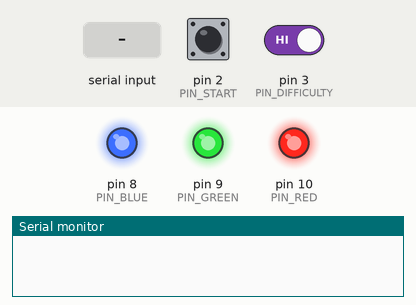
Recording of a program running on a simulated Arduino Uno, built with avr-gcc and run on an emulated ATmega328P. On the bench: output pins drawn as LEDs (lit = HIGH), the last lines printed to the serial monitor. The test bench sets the inputs (shaded band); at power-on: pin 2 (PIN_START) HIGH, pin 3 (PIN_DIFFICULTY) HIGH. Random numbers use the default seed unless the program sets one.

Above: at 1.2 s.
1.3 s: pin 2 (PIN_START) pulled LOW for 0.15 s
At 1.7 s:
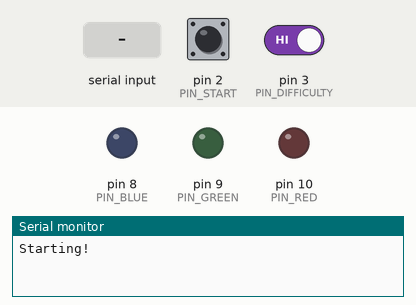
4.4 s: "1" received over Serial
At 5.7 s:
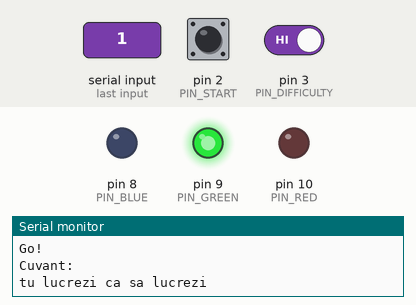
6.7 s: pin 2 (PIN_START) pulled LOW for 1 s
At 7.1 s:
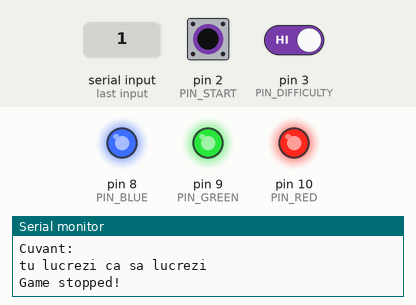
13.3 s: pin 2 (PIN_START) driven LOW and pin 3 (PIN_DIFFICULTY) driven LOW
At 16.8 s:
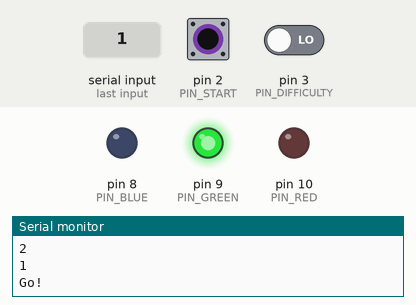
Timing chart, 0 to 48.7 s (numbered marks = the images above; inputs shaded):
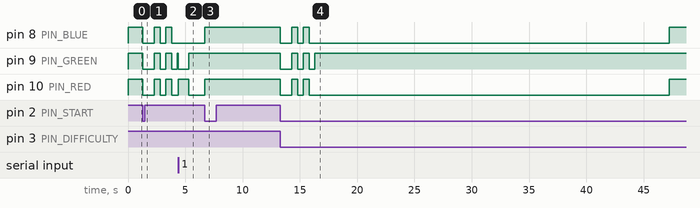

Measured:
- after the input at 1.3 s, pin 8 (PIN_BLUE), pin 10 (PIN_RED): goes LOW 1.0 s, HIGH 0.50 s, LOW 0.50 s, HIGH 0.50 s, then LOW, starting at once; pin 9 (PIN_GREEN): HIGH → LOW at once, then repeats every 1.0 s: HIGH 0.50 s, LOW 0.50 s
- after the input at 4.4 s, pin 9 (PIN_GREEN): HIGH → LOW at once, → HIGH 0.89 s later; pin 10 (PIN_RED): LOW → HIGH at once, → LOW 0.89 s later
- after the input at 6.7 s, pin 8 (PIN_BLUE), pin 10 (PIN_RED): LOW → HIGH at once
- after the input at 13.3 s, pin 8 (PIN_BLUE), pin 10 (PIN_RED): goes LOW 1.0 s, HIGH 0.50 s, LOW 0.50 s, HIGH 0.50 s, LOW 31.4 s, then HIGH, starting at once; pin 9 (PIN_GREEN): HIGH → LOW at once, then repeats every 1.0 s: HIGH 0.50 s, LOW 0.50 s, until it stays HIGH from 16.3 s

The program:

main.cpp
```cpp
#include <Arduino.h>
#include <ctype.h>
#include <dictionary.h>

#define PIN_RED 10
#define PIN_GREEN 9
#define PIN_BLUE 8
#define PIN_START 2
#define PIN_DIFFICULTY 3

#define TIMER_BASE_COUNT 62500 // 16MHz / 256 / 1Hz = 62500
#define SERIAL_BAUD 9600

#define BUTTON_DEBOUNCE_DELAY 500
#define INITIAL_BLINK_DURATION 500
#define INITIAL_DURATION 3000

#define TOTAL_GAME_TIME 30
#define EASY_MODE_TIME 10
#define MEDIUM_MODE_TIME 5
#define HARD_MODE_TIME 3

volatile int remainingWordTime = EASY_MODE_TIME; // default word time
volatile unsigned int remainingGameTime = TOTAL_GAME_TIME;

unsigned long lastStartStopTime = 0;
unsigned long lastDifficultyChangeTime = 0;
unsigned long blinkTimer = 0;
unsigned long startTime = 0;

unsigned int blinkCount = 0;
unsigned int correctGuesses = 0;

bool startStopPressed = false;
bool difficultyPressed = false;
bool requestNewWord = false;
bool gameFinished = false;

String activeWord;
String playerInput = "";
String serialBuffer = "";

enum GamePhase {
    PHASE_IDLE,
    PHASE_STARTING,
    PHASE_RUNNING
};

enum LevelDifficulty {
    DIFFICULTY_EASY,
    DIFFICULTY_MEDIUM,
    DIFFICULTY_HARD
};

GamePhase currentPhase;
LevelDifficulty currentDifficulty;

void handleIdlePhase();
void handleStartingPhase();
void handleRunningPhase();
void generateNewWord();
void switchToIdle();
void switchToStart();
void switchToRunning();
void processStartButton();
void processDifficultyButton();
void resetLEDs();
void lightWhiteLED();
void lightGreenLED();
void lightRedLED();
void changeDifficulty();

ISR(TIMER1_COMPA_vect) {
    // Timer interrupt handler to keep track of the remaining time for the word and the game
    if (currentPhase != PHASE_RUNNING)
        return;

    remainingWordTime--;
    remainingGameTime--;

    if (remainingWordTime <= 0)
        requestNewWord = true;

    if (remainingGameTime == 0)
        gameFinished = true;
}

void setup() {
    // Set up the pins for the LEDs
    pinMode(PIN_RED, OUTPUT);
    pinMode(PIN_GREEN, OUTPUT);
    pinMode(PIN_BLUE, OUTPUT);

    // Set up the buttons
    pinMode(PIN_START, INPUT_PULLUP);
    pinMode(PIN_DIFFICULTY, INPUT_PULLUP);

    // Attach interrupts to buttons to detect presses
    attachInterrupt(digitalPinToInterrupt(PIN_START), processStartButton, FALLING);
    attachInterrupt(digitalPinToInterrupt(PIN_DIFFICULTY), processDifficultyButton, FALLING);

    // Initialize serial communication
    Serial.begin(SERIAL_BAUD);
    switchToIdle(); // Start the game in the idle phase

    randomSeed(analogRead(0));

    noInterrupts(); // Disable interrupts while setting up the timer

    TCCR1A = 0; // normal mode
    TCCR1B = 0; // stop the timer while setting it up

    TCNT1 = TIMER_BASE_COUNT; // Set the initial value for the timer (1Hz)
    TCCR1B |= (1 << CS12); // Set the prescaler to divide the frequency by 256
    TIMSK1 |= (1 << OCIE1A); // Enable interrupt on compare match

    interrupts(); // Enable interrupts after setting up the timer
}

// specific Arduino function to handle serial events
void serialEvent() {
    while (Serial.available())
        serialBuffer += (char)Serial.read();
}

void loop() {
    switch (currentPhase) {
        case PHASE_IDLE:
            handleIdlePhase();
            break;
        case PHASE_STARTING:
            handleStartingPhase();
            break;
        case PHASE_RUNNING:
            handleRunningPhase();
            break;
    }
}

void handleIdlePhase() {
    if (startStopPressed) {
        switchToStart();
        Serial.println(F("\nStarting!"));
        startStopPressed = false; // reset the flag
    }

    if (difficultyPressed) {
        changeDifficulty();
        difficultyPressed = false; // reset the flag
    }
}

void handleStartingPhase() {
    blinkTimer = millis() - startTime; // calculate the time elapsed since the start of the phase

    if (blinkTimer > INITIAL_BLINK_DURATION * blinkCount) {
        // alternate between lighting up the white LEDs and displaying the countdown
        if (blinkCount % 2 == 0) {
            lightWhiteLED();
        } else {
            resetLEDs();
            // Display the countdown on the serial monitor
            int countdown = 3 - blinkCount / 2;
            if (countdown > 0) {
                Serial.println(countdown);
            }
        }
        blinkCount++;
    }

    if (blinkTimer > INITIAL_DURATION) { // after the initial duration, switch to the running phase
        Serial.println(F("\nGo!"));
        switchToRunning();
    }
}

void handleRunningPhase() {
    if (startStopPressed) {
        Serial.println(F("\nGame stopped!"));
        switchToIdle();
        startStopPressed = false;
    }

    if (requestNewWord) {
        generateNewWord();
        requestNewWord = false;
    }

    if (gameFinished) {
        Serial.println(F("\nGame over!"));
        Serial.print(F("Ai ghicit "));

        if (correctGuesses == 1)
            Serial.println(F("un singur cuvant!"));
        else if (correctGuesses < 20) {
            Serial.print(correctGuesses);
            Serial.println(F(" cuvinte!"));
        } else {
            Serial.print(correctGuesses);
            Serial.println(F(" de cuvinte!"));
        }

        switchToIdle();
        gameFinished = false; // because the game is over
    }

    if (serialBuffer.length() > 0) {
        char inputChar = serialBuffer.charAt(0); // get the first character from the serial buffer
        serialBuffer.remove(0, 1); // remove the first character from the serial buffer because it was processed already

        if (inputChar == '\b' && playerInput.length() > 0) {
            // when backspace is pressed, remove the last character from the player input string and light up the LEDs based on the input correctness
            playerInput.remove(playerInput.length() - 1);
            if (activeWord.startsWith(playerInput)) {
                lightGreenLED();
            }
            else if (playerInput.length() >= activeWord.length() || !activeWord.startsWith(playerInput)) { // if the input is longer than the active word or incorrect
                lightRedLED();
            }
        } else if (isalpha(inputChar) || isdigit(inputChar) || ispunct(inputChar) || inputChar == ' ') {
            // only process alphabetic characters and spaces (for multi-word phrases)
            inputChar = tolower(inputChar);
            playerInput += inputChar;

            // check if the player input matches the active word
            if (playerInput.equals(activeWord)) {
                correctGuesses++;
                Serial.println(F("\nCorect!"));
                requestNewWord = true;
                serialBuffer = ""; // reset the serial buffer for the next word
                playerInput = ""; // reset the player input for the next word
            }

            if (activeWord.startsWith(playerInput)) {
                lightGreenLED();
            } else {
                lightRedLED();
            }
        } else {
            // reset the player input if the character is not alphabetic
            serialBuffer = "";
        }
    }
}

void processStartButton() {
    unsigned long currentTime = millis();
    if (currentTime - lastStartStopTime > BUTTON_DEBOUNCE_DELAY) {
        startStopPressed = true;
        lastStartStopTime = currentTime;
    }
}

void processDifficultyButton() {
    if (currentPhase != PHASE_IDLE)
        return;

    // debounce the button press
    unsigned long currentTime = millis();
    if (currentTime - lastDifficultyChangeTime > BUTTON_DEBOUNCE_DELAY) {
        difficultyPressed = true;
        lastDifficultyChangeTime = currentTime;
    }
}

void changeDifficulty() {
    if (currentPhase != PHASE_IDLE)
        return;

    switch (currentDifficulty) {
        case DIFFICULTY_EASY:
            currentDifficulty = DIFFICULTY_MEDIUM;
            Serial.println((const __FlashStringHelper*)pgm_read_word(&(difficultyMessages[1])));  // Medium
            break;
        case DIFFICULTY_MEDIUM:
            currentDifficulty = DIFFICULTY_HARD;
            Serial.println((const __FlashStringHelper*)pgm_read_word(&(difficultyMessages[2])));  // Hard mode on!
            break;
        case DIFFICULTY_HARD:
        default:
            currentDifficulty = DIFFICULTY_EASY;
            Serial.println((const __FlashStringHelper*)pgm_read_word(&(difficultyMessages[0])));  // Easy
            break;
    }
}

void generateNewWord() {
    switch (currentDifficulty) {
        case DIFFICULTY_EASY:
            remainingWordTime = EASY_MODE_TIME;
            break;
        case DIFFICULTY_MEDIUM:
            remainingWordTime = MEDIUM_MODE_TIME;
            break;
        case DIFFICULTY_HARD:
            remainingWordTime = HARD_MODE_TIME;
            break;
    }

    int index = random(dictionaryLen);
    char buffer[50];

    strcpy_P(buffer, (char*)pgm_read_word(&(dictionary[index])));
    activeWord = String(buffer);

    playerInput = ""; // reset the player input
    serialBuffer = ""; // reset the serial buffer
    lightGreenLED();

    Serial.println(F("\nCuvant:"));
    Serial.println(activeWord);
}

void switchToIdle() {
    lightWhiteLED();
    currentPhase = PHASE_IDLE;
    currentDifficulty = DIFFICULTY_EASY;
}

void switchToStart() {
    resetLEDs();
    startTime = millis();
    blinkTimer = 0;
    blinkCount = 1;
    currentPhase = PHASE_STARTING;
}

void switchToRunning() {
    lightGreenLED();
    remainingGameTime = TOTAL_GAME_TIME;
    remainingWordTime = 0;
    correctGuesses = 0;
    currentPhase = PHASE_RUNNING;
}

// LED functions
void setLEDs(bool red, bool green, bool blue) {
    digitalWrite(PIN_RED, red ? HIGH : LOW);
    digitalWrite(PIN_GREEN, green ? HIGH : LOW);
    digitalWrite(PIN_BLUE, blue ? HIGH : LOW);
}

void lightWhiteLED() {
    setLEDs(true, true, true);
}

void lightGreenLED() {
    setLEDs(false, true, false);
}

void lightRedLED() {
    setLEDs(true, false, false);
}

void resetLEDs() {
    setLEDs(false, false, false);
}
```
